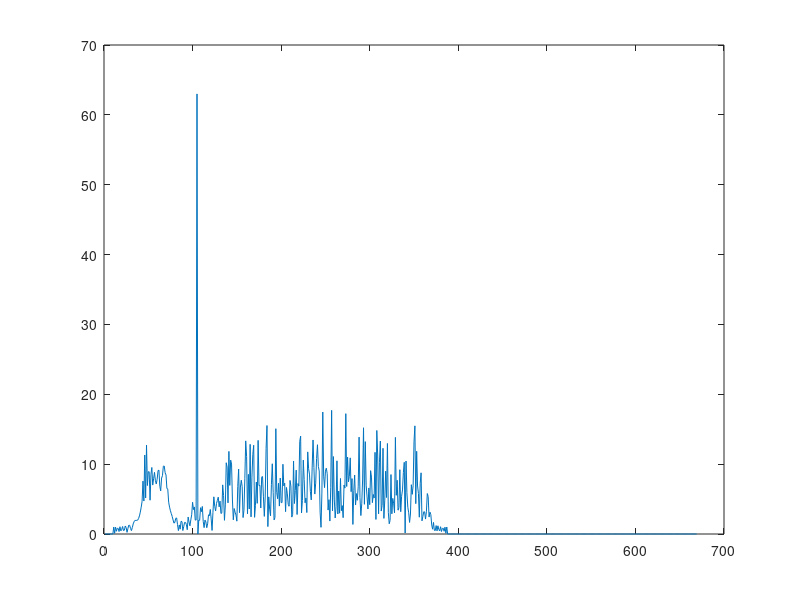

Source code (MATLAB): (Note: this script raises an error after producing the figure.)
M = 4; % Modulation order
bit_per_symbol = log2(M); % Bits coded per symbol

N = 200; % Number of Sent Symbols 

% Frame Header Arguments
N_zc = 63; % Length of Zadoff Chu
cf = mod(N_zc,2);
q = 0; % Cyclically Shifting coeff
u = 1; % Root of Zadoff Chu Function
n = 0:N_zc-1;

bitstream = randi([0 1],bit_per_symbol,N); % Upper Column is the MSB
oversampling_rate = 8; % Pulse Shaping Oversampling Rate

power_of_twos = 0:1:bit_per_symbol-1; % Decimal Value of Bits

decimal_values = 2.^flip(power_of_twos); % Decimal Value of Bit Stack
index = decimal_values * bitstream; % Bitstream as Symbol Indexes

% Data Package
zero_bit_stream = zeros(1,10);
empty_bit_stream = repmat([1, -1], 1, 16);

frame_header_stream = exp(-1i*pi*u.*n.*(n + cf + 2*q) / N_zc); % Zadoff Chu Sequence as Frame Header

parity_bit_stream = repmat([1, -1], 1, 5);

% Modulated Data
signals = exp(1j*((2*pi*index/M)+pi/4)); % MPSK Signal Stream 

data = [zero_bit_stream, empty_bit_stream, frame_header_stream, parity_bit_stream, signals, parity_bit_stream, zero_bit_stream];

autocorr=xcorr(frame_header_stream, data(end:-1:1) );
plot(abs(autocorr))
% Pulse Shaping
upsampled_data = upsample(data,oversampling_rate);

txfilter = rcosdesign(0.55,10,8,"sqrt");

x=conv(upsampled_data,txfilter); % Transmitted Waveform
IF_frequency=1.3;
fs=3*IF_frequency;
Ts=1/fs;
time_vector=0:length(x)-1;

IF_signal=x.*exp(-1i*2*pi*IF_frequency*time_vector);

% spectrum_baseband=fft(x);
% spectrum_IF=fft(IF_signal);
% frequency_vector=linspace(0,length(x),length(spectrum_baseband));
% 
% figure(1)
% plot(abs(spectrum_baseband))
% 
% figure(2)
% plot(abs(spectrum_IF))

tx=comm.SDRuTransmitter("Platform","B200", ...
    "CenterFrequency",400*1e6,"SerialNum","31FD9A5","Gain",20);

% Transmit The Signal 1000 Times
for i=1:1:1000
    tx(transpose(IF_signal));
end

release(tx);